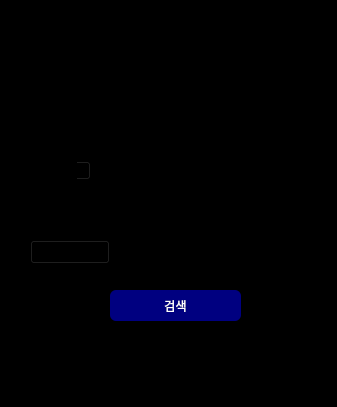
<?xml version="1.0" encoding="UTF-8"?>
<ui version="4.0">
 <class>MainWindow</class>
 <widget class="QMainWindow" name="MainWindow">
  <property name="geometry">
   <rect>
    <x>0</x>
    <y>0</y>
    <width>337</width>
    <height>407</height>
   </rect>
  </property>
  <property name="windowTitle">
   <string>MainWindow</string>
  </property>
  <property name="styleSheet">
   <string notr="true">background-color:black;</string>
  </property>
  <widget class="QWidget" name="centralwidget">
   <widget class="QLabel" name="label">
    <property name="geometry">
     <rect>
      <x>90</x>
      <y>20</y>
      <width>301</width>
      <height>31</height>
     </rect>
    </property>
    <property name="font">
     <font>
      <pointsize>14</pointsize>
      <bold>true</bold>
     </font>
    </property>
    <property name="text">
     <string>네이버 뉴스 검색기</string>
    </property>
   </widget>
   <widget class="QLineEdit" name="edit_query">
    <property name="geometry">
     <rect>
      <x>30</x>
      <y>90</y>
      <width>251</width>
      <height>31</height>
     </rect>
    </property>
    <property name="text">
     <string/>
    </property>
    <property name="placeholderText">
     <string>검색어를 입력해주세요</string>
    </property>
   </widget>
   <widget class="QLabel" name="label_2">
    <property name="geometry">
     <rect>
      <x>30</x>
      <y>70</y>
      <width>71</width>
      <height>16</height>
     </rect>
    </property>
    <property name="font">
     <font>
      <pointsize>10</pointsize>
     </font>
    </property>
    <property name="text">
     <string>검색어</string>
    </property>
   </widget>
   <widget class="QLabel" name="label_3">
    <property name="geometry">
     <rect>
      <x>30</x>
      <y>140</y>
      <width>141</width>
      <height>16</height>
     </rect>
    </property>
    <property name="font">
     <font>
      <pointsize>10</pointsize>
     </font>
    </property>
    <property name="text">
     <string>검색 결과 개수(최소 10)</string>
    </property>
   </widget>
   <widget class="QSpinBox" name="spin_display">
    <property name="geometry">
     <rect>
      <x>30</x>
      <y>160</y>
      <width>61</width>
      <height>21</height>
     </rect>
    </property>
   </widget>
   <widget class="QLabel" name="label_6">
    <property name="geometry">
     <rect>
      <x>30</x>
      <y>220</y>
      <width>111</width>
      <height>16</height>
     </rect>
    </property>
    <property name="font">
     <font>
      <pointsize>10</pointsize>
     </font>
    </property>
    <property name="text">
     <string>검색 기준</string>
    </property>
   </widget>
   <widget class="QPushButton" name="btn_search">
    <property name="geometry">
     <rect>
      <x>110</x>
      <y>290</y>
      <width>131</width>
      <height>31</height>
     </rect>
    </property>
    <property name="styleSheet">
     <string notr="true">QPushButton{
	background-color:navy;
	color:white;
	border-radius:6px;
}
QPushButton:hover{
	background-color:black;
}</string>
    </property>
    <property name="text">
     <string>검색</string>
    </property>
   </widget>
   <widget class="QComboBox" name="combo_sort">
    <property name="geometry">
     <rect>
      <x>30</x>
      <y>240</y>
      <width>80</width>
      <height>24</height>
     </rect>
    </property>
    <item>
     <property name="text">
      <string>정확도순</string>
     </property>
    </item>
    <item>
     <property name="text">
      <string>날짜순</string>
     </property>
    </item>
   </widget>
  </widget>
  <widget class="QMenuBar" name="menubar">
   <property name="geometry">
    <rect>
     <x>0</x>
     <y>0</y>
     <width>337</width>
     <height>33</height>
    </rect>
   </property>
  </widget>
  <widget class="QStatusBar" name="statusbar"/>
 </widget>
 <resources/>
 <connections/>
</ui>
